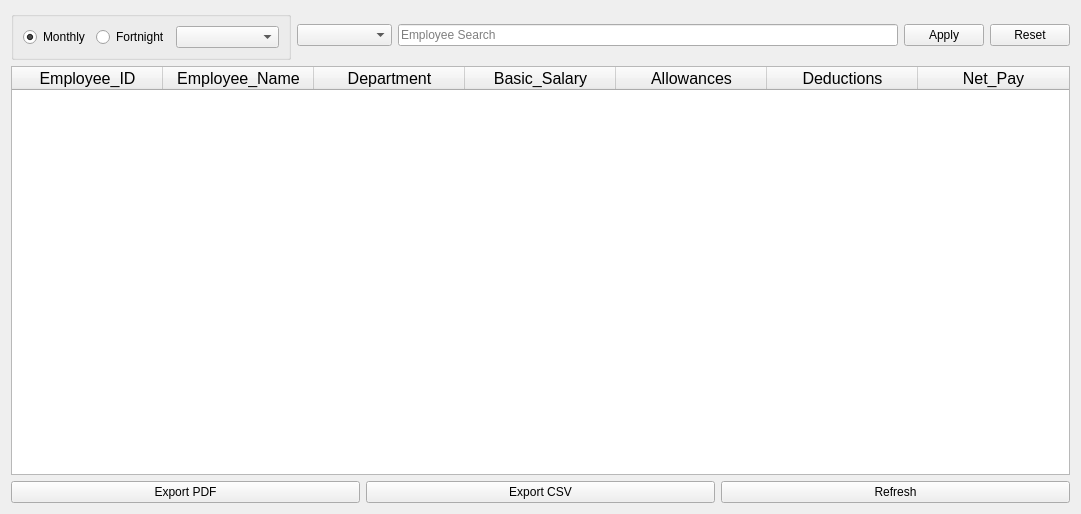
<?xml version="1.0" encoding="UTF-8"?>
<ui version="4.0">
 <class>PayrollRegisterWidget</class>
 <widget class="QWidget" name="PayrollRegisterWidget">
  <property name="geometry">
   <rect>
    <x>0</x>
    <y>0</y>
    <width>1081</width>
    <height>514</height>
   </rect>
  </property>
  <property name="sizePolicy">
   <sizepolicy hsizetype="Expanding" vsizetype="Expanding">
    <horstretch>0</horstretch>
    <verstretch>0</verstretch>
   </sizepolicy>
  </property>
  <property name="windowTitle">
   <string>Payroll Registers</string>
  </property>
  <property name="layoutDirection">
   <enum>Qt::LeftToRight</enum>
  </property>
  <layout class="QVBoxLayout" name="verticalLayout_2">
   <item>
    <layout class="QVBoxLayout" name="verticalLayout">
     <item>
      <layout class="QHBoxLayout" name="TopLayout">
       <item>
        <widget class="QGroupBox" name="groupBox">
         <property name="title">
          <string/>
         </property>
         <layout class="QHBoxLayout" name="horizontalLayout">
          <item>
           <widget class="QRadioButton" name="radioButton_2">
            <property name="text">
             <string>Monthly</string>
            </property>
            <property name="checked">
             <bool>true</bool>
            </property>
           </widget>
          </item>
          <item>
           <widget class="QRadioButton" name="radioButton">
            <property name="text">
             <string>Fortnight</string>
            </property>
           </widget>
          </item>
          <item>
           <widget class="QComboBox" name="payrollPeriodFilter">
            <property name="placeholderText">
             <string>PayrollPeriod</string>
            </property>
           </widget>
          </item>
         </layout>
        </widget>
       </item>
       <item>
        <widget class="QComboBox" name="departmentFilter">
         <property name="placeholderText">
          <string>Department</string>
         </property>
        </widget>
       </item>
       <item>
        <widget class="QLineEdit" name="employeeSearchFilter">
         <property name="maximumSize">
          <size>
           <width>500</width>
           <height>16777215</height>
          </size>
         </property>
         <property name="placeholderText">
          <string>Employee Search</string>
         </property>
        </widget>
       </item>
       <item>
        <widget class="QPushButton" name="applyButton">
         <property name="text">
          <string>Apply</string>
         </property>
        </widget>
       </item>
       <item>
        <widget class="QPushButton" name="resetButton">
         <property name="text">
          <string>Reset</string>
         </property>
        </widget>
       </item>
      </layout>
     </item>
     <item>
      <widget class="QTableWidget" name="tableWidget">
       <property name="sizePolicy">
        <sizepolicy hsizetype="Expanding" vsizetype="Expanding">
         <horstretch>0</horstretch>
         <verstretch>0</verstretch>
        </sizepolicy>
       </property>
       <property name="font">
        <font>
         <pointsize>12</pointsize>
        </font>
       </property>
       <property name="layoutDirection">
        <enum>Qt::LeftToRight</enum>
       </property>
       <property name="autoFillBackground">
        <bool>false</bool>
       </property>
       <property name="lineWidth">
        <number>0</number>
       </property>
       <attribute name="horizontalHeaderVisible">
        <bool>true</bool>
       </attribute>
       <attribute name="horizontalHeaderCascadingSectionResizes">
        <bool>false</bool>
       </attribute>
       <attribute name="horizontalHeaderDefaultSectionSize">
        <number>151</number>
       </attribute>
       <column>
        <property name="text">
         <string>Employee_ID</string>
        </property>
        <property name="font">
         <font>
          <pointsize>12</pointsize>
         </font>
        </property>
       </column>
       <column>
        <property name="text">
         <string>Employee_Name</string>
        </property>
        <property name="font">
         <font>
          <pointsize>12</pointsize>
         </font>
        </property>
       </column>
       <column>
        <property name="text">
         <string>Department</string>
        </property>
        <property name="font">
         <font>
          <pointsize>12</pointsize>
         </font>
        </property>
       </column>
       <column>
        <property name="text">
         <string>Basic_Salary</string>
        </property>
        <property name="font">
         <font>
          <pointsize>12</pointsize>
         </font>
        </property>
       </column>
       <column>
        <property name="text">
         <string>Allowances</string>
        </property>
        <property name="font">
         <font>
          <pointsize>12</pointsize>
         </font>
        </property>
       </column>
       <column>
        <property name="text">
         <string>Deductions</string>
        </property>
        <property name="font">
         <font>
          <pointsize>12</pointsize>
         </font>
        </property>
       </column>
       <column>
        <property name="text">
         <string>Net_Pay</string>
        </property>
        <property name="font">
         <font>
          <pointsize>12</pointsize>
         </font>
        </property>
       </column>
      </widget>
     </item>
     <item>
      <layout class="QHBoxLayout" name="BottomLayout">
       <item>
        <widget class="QPushButton" name="exportPDFButton">
         <property name="text">
          <string>Export PDF</string>
         </property>
        </widget>
       </item>
       <item>
        <widget class="QPushButton" name="exportCSVButton">
         <property name="text">
          <string>Export CSV</string>
         </property>
        </widget>
       </item>
       <item>
        <widget class="QPushButton" name="refreshButton">
         <property name="text">
          <string>Refresh</string>
         </property>
        </widget>
       </item>
      </layout>
     </item>
    </layout>
   </item>
  </layout>
 </widget>
 <resources/>
 <connections/>
</ui>
